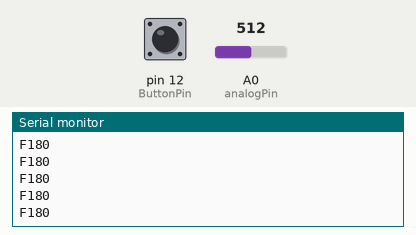
Recording of a sketch running on a simulated Arduino Uno, built with avr-gcc and run on an emulated ATmega328P. On the bench: the last lines printed to the serial monitor. The test bench sets the inputs (shaded band); at power-on: pin 12 (ButtonPin) LOW, A0 (analogPin) = 512.

Above: at 1.2 s.
1.3 s: pin 12 (ButtonPin) pulled HIGH for 0.15 s
At 1.32 s:
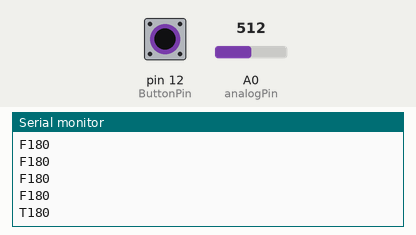
2.9 s: A0 (analogPin) set to 716
At 2.94 s:
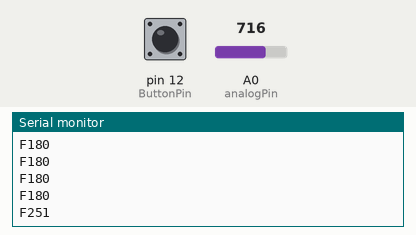
4.4 s: pin 12 (ButtonPin) pulled HIGH for 1 s
At 4.45 s:
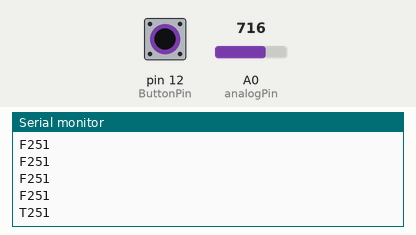
6.9 s: A0 (analogPin) set to 900
At 6.91 s:
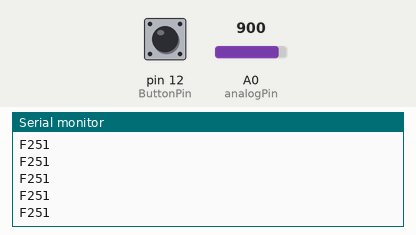
Timing chart, 0 to 9.4 s (numbered marks = the images above; inputs shaded):
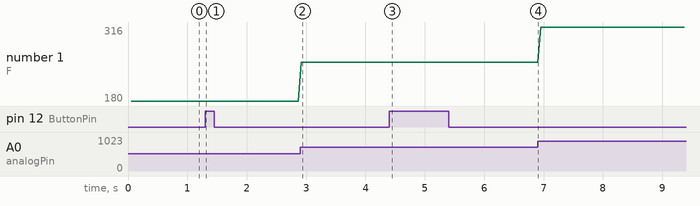

The sketch:

ArduinoController.ino
```cpp
const int analogPin = A0;
const int ButtonPin = 12;

int outputValue = 0;
int inputValue = 0;
String button_state = "";

void setup() {
  // put your setup code here, to run once:
  Serial.begin(9600);
  pinMode(ButtonPin, INPUT);
}

void loop() {
  delay(50);
  if(digitalRead(ButtonPin) == HIGH){
    button_state = "T";
  }
  else{
    button_state = "F";
  }
  // put your main code here, to run repeatedly:
  inputValue = analogRead(analogPin);// read value from sensor
  outputValue = map(inputValue,0,1023,0,360); // conver from 0-1023
  String value = String(outputValue);
  Serial.println(button_state + value);
}
```

Measured:
- after the input at 1.3 s, the serial monitor: prints a new line at once (image 1)
- after the input at 2.9 s, the serial monitor: prints a new line at once (image 2)
- after the input at 4.4 s, the serial monitor: prints a new line at once (image 3)
- plotted number 1: 180 → 251 after the input at 2.9 s, 251 → 316 after the input at 6.9 s
